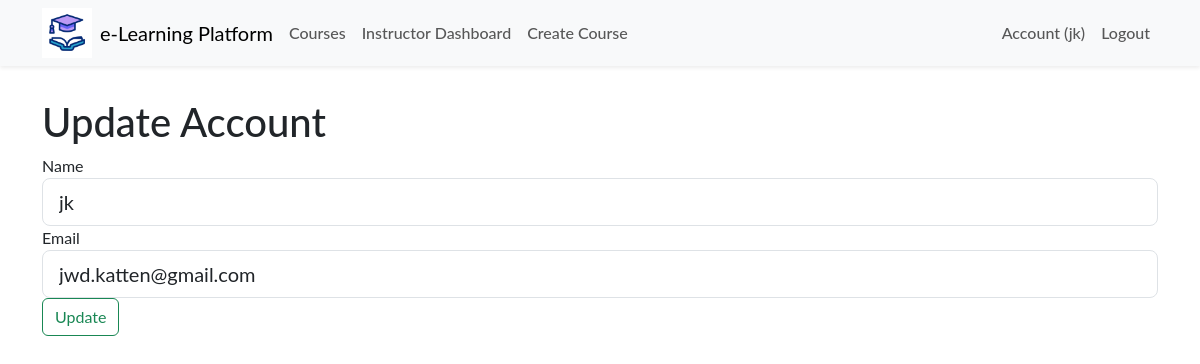
The page /auth/account (signed in) on the database as committed earlier.
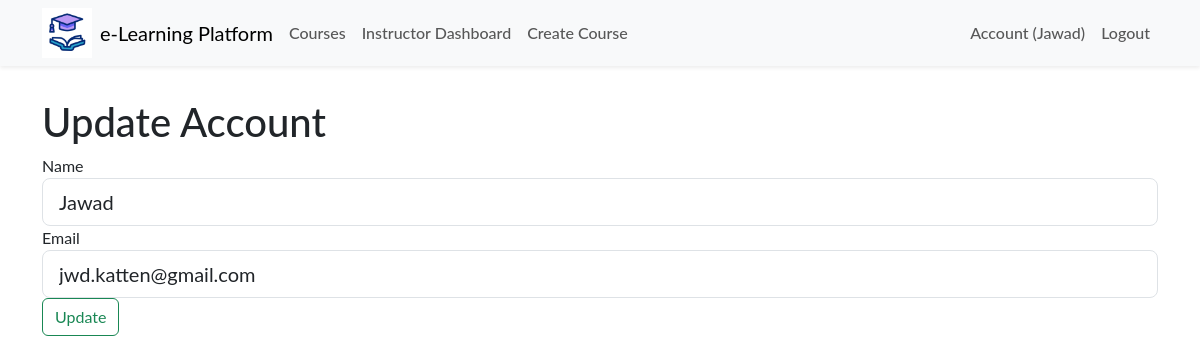
The same page on the database as committed later.
### app/models.py (models this page shows, shortened)
class User(db.Model, UserMixin):
    id = db.Column(db.Integer, primary_key=True)
    name = db.Column(db.String(50), nullable=False)
    email = db.Column(db.String(120), unique=True, nullable=False)
    role = db.Column(db.String(10))  # 'student' or 'instructor'
    password_hash = db.Column(db.String(128), nullable=False)
    created_at = db.Column(db.DateTime, default=datetime.utcnow)

### app/routes/auth.py (the view)
@bp.route("/account", methods=['GET', 'POST'])
@login_required
def account():
    form = UpdateAccountForm()
    if form.validate_on_submit():
        current_user.name = form.name.data
        current_user.email = form.email.data
        print('hi')
        db.session.commit()
        flash('Your account has been updated!', 'success')
        return redirect(url_for('auth.account'))
    elif request.method == 'GET':
        form.name.data = current_user.name
        form.email.data = current_user.email
    return render_template('account.html', form=form)

### app/routes/auth.py (shortened to what this page needs)
class UpdateAccountForm(FlaskForm):
    name = StringField('Name', validators=[DataRequired()])
    email = StringField('Email', validators=[DataRequired(), Email()])
    submit = SubmitField('Register')

### app/__init__.py (called while the page is built)
def create_app(config_class='config.Config'):
    app = Flask(__name__)
    app.config.from_object(config_class)
    db.init_app(app)
    migrate.init_app(app, db)
    login_manager.init_app(app)
    login_manager.login_view = 'auth.login'
    mail.init_app(app)
    from .models import User
    @login_manager.user_loader
    def load_user(user_id):
        return User.query.get(int(user_id))
    from .routes.main import bp as main_bp
    from .routes.auth import bp as auth_bp
    from .routes.course import bp as course_bp
    app.register_blueprint(main_bp)
    app.register_blueprint(auth_bp)
    app.register_blueprint(course_bp)
    return app

### app/templates/account.html (shortened to what this page needs)
{% extends "layout.html" %}
{% block content %}
    <h1 class="mt-4">Update Account</h1>
    <form method="POST" action="">
        <div class="form-group">
            {{ form.name.label(class="form-control-label") }}
            {{ form.name(class="form-control form-control-lg") }}
        </div>
        <div class="form-group">
            {{ form.email.label(class="form-control-label") }}
            {% if form.email.errors %}
              {{ form.email(class="form-control form-control-lg is-invalid") }}
              <div class="invalid-feedback">
                  {% for error in form.email.errors %}
                      <span>{{ error }}</span>
                  {% endfor %}
              </div>
        {% else %}
            {{ form.email(class="form-control form-control-lg") }}
        {% endif %}
        </div>
        <button type="submit" class="btn btn-outline-success">Update</button>
    </form>
{% endblock content %}

### app/templates/layout.html (shortened to what this page needs)
<!DOCTYPE html>
<html lang="en">
  <head>
    <link href="https://cdn.jsdelivr.net/npm/bootstrap@5.3.3/dist/css/bootstrap.min.css" rel="stylesheet" />
    <link rel="stylesheet" href="{{ url_for('static', filename='css/main.css') }}" />
  </head>
  <body>
    <nav class="navbar navbar-expand-lg navbar-light bg-light shadow-sm sticky-top">
      <div class="container">
        <img width="50px" src="{{ url_for('static', filename='/img/icone.gif') }}" alt="">
        <a class="navbar-brand mx-2" href="{{ url_for('main.index') }}">e-Learning Platform</a>
        <div class="collapse navbar-collapse" id="navbarNav">
          <ul class="navbar-nav me-auto mb-2 mb-lg-0">
            <li class="nav-item">
              <a class="nav-link" href="{{ url_for('course.list_courses') }}">Courses</a>
            </li>
            {% if current_user.is_authenticated %}
              {% if current_user.role == 'instructor' %}
              <li class="nav-item">
                <a class="nav-link" href="{{ url_for('course.instructor_dashboard') }}">Instructor Dashboard</a>
              </li>
              <li class="nav-item">
                <a class="nav-link" href="{{ url_for('course.create_course') }}">Create Course</a>
              </li>
              {% elif current_user.role == 'student' %}
              <li class="nav-item">
                <a class="nav-link" href="{{ url_for('course.student_dashboard') }}">Student Dashboard</a>
              </li>
              {% endif %}
            {% endif %}
          </ul>
          <ul class="navbar-nav ms-auto">
            {% if current_user.is_authenticated %}
            <li class="nav-item">
              <a class="nav-link" href="{{ url_for('auth.account') }}">Account ({{ current_user.name }})</a>
            </li>
            <li class="nav-item">
              <a class="nav-link" href="{{ url_for('auth.logout') }}">Logout</a>
            </li>
            {% endif %}
          </ul>
        </div>
      </div>
    </nav>
    <div class="container mt-2">{% include 'flash_msg.html' %} {% block content %}{% endblock %}</div>
  </body>
</html>

Rows that differ between the two databases and show on the page:
changed User "jwd.katten@gmail.com": name "jk" → "Jawad"
